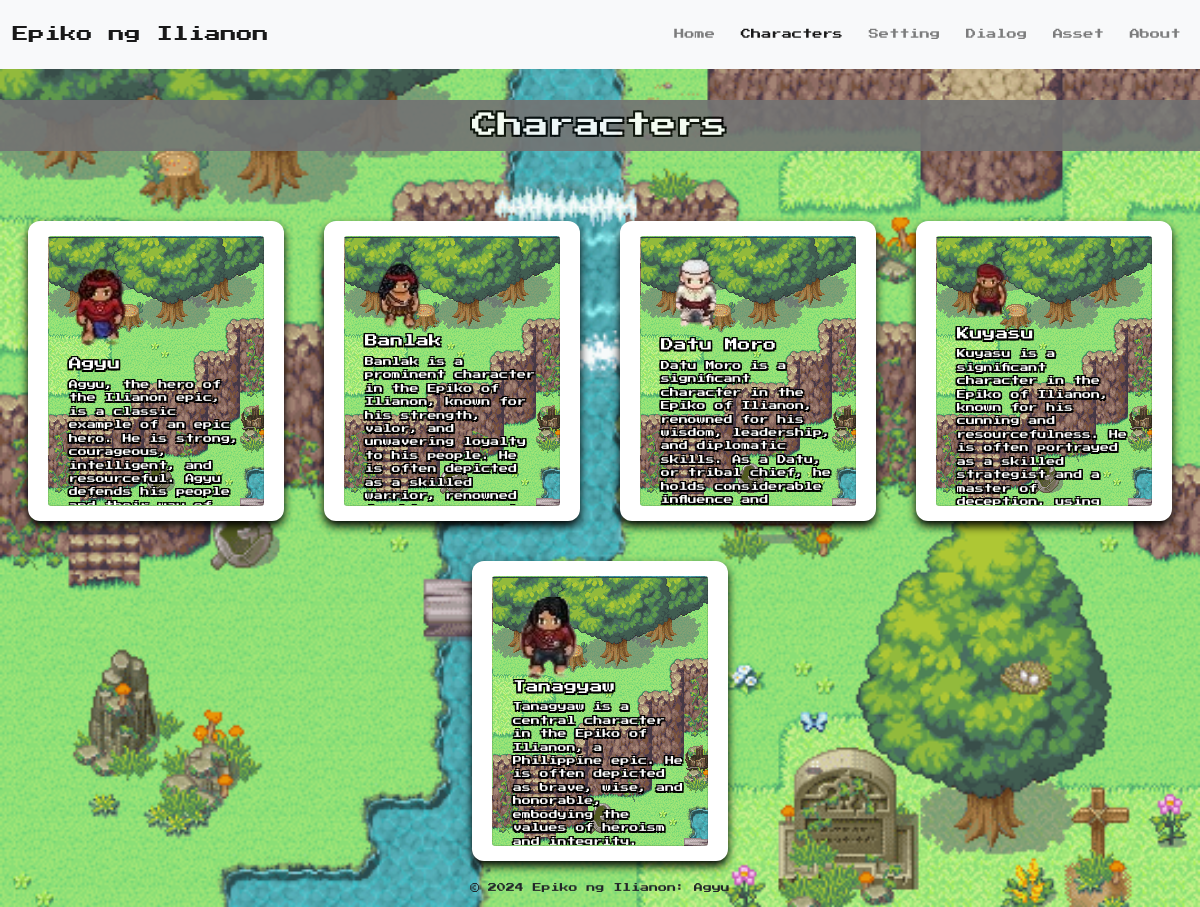
Screenshot of /characters.php with the database file from the repository.
### tables this page shows
CREATE TABLE `characters` (
  `id` int(11) NOT NULL,
  `name` varchar(100) NOT NULL,
  `description` text NOT NULL,
  `image` varchar(255) NOT NULL
);

### classes/config.php (called while the page is built, shortened)
<?php
class Database {
    private $connection;
    public function __construct() {
        $this->connection = new mysqli(DB_SERVER, DB_USERNAME, DB_PASSWORD, DB_NAME);
    }
    public function getConnection() {
        return $this->connection;
    }
}
?>

### classes/Character.php (called while the page is built, shortened)
<?php
require_once 'config.php';
class Character {
    private $db;
    public function __construct($id = null) {
        $this->db = (new Database())->getConnection();
    }
    public function getAll() {
        $sql = "SELECT * FROM characters";
        $result = $this->db->query($sql);
        return $result->fetch_all(MYSQLI_ASSOC);
    }
}

### characters.php (the view, shortened to what this page needs)
<?php
require_once 'classes/Character.php';
$character = new Character();
$characters = $character->getAll();
?>
<!DOCTYPE html>
<html lang="en">
<head>
    <link rel="stylesheet" href="assets/css/styles.css">
    <link rel="stylesheet" href="https://stackpath.bootstrapcdn.com/bootstrap/4.5.2/css/bootstrap.min.css">
</head>
<body>
    <header>
        <nav class="navbar navbar-expand-lg navbar-light bg-light">
            <a class="navbar-brand" href="#">Epiko ng Ilianon</a>
            <div class="collapse navbar-collapse" id="navbarNav">
                <ul class="navbar-nav ml-auto">
                    <li class="nav-item">
                        <a class="nav-link mr-3" href="index.php">Home</a>
                    </li>
                    <li class="nav-item active">
                        <a class="nav-link mr-3" href="characters.php">Characters</a>
                    </li>
                    <li class="nav-item">
                        <a class="nav-link mr-3" href="settings.php">Setting</a>
                    </li>
                    <li class="nav-item">
                        <a class="nav-link mr-3" href="dialogs.php">Dialog</a>
                    </li>
                    <li class="nav-item">
                        <a class="nav-link mr-3" href="assets.php">Asset</a>
                    </li>
                    <li class="nav-item">
                        <a class="nav-link" href="about.php">About</a>
                    </li>
                </ul>
            </div>
        </nav>
    </header>
    <main>
        <h2 class="title-char">Characters</h2>
        <div class="parent-card">
            <?php
            $id = 1;
            foreach ($characters as $char): ?>
                <div class="sub-card">
                    <div class="card">
                        <a href="character_specific/character_<?php echo $id ?>.php">
                            <img class="char-face" src="assets/images/<?php echo $char['image']; ?>"
                                alt="<?php echo $char['name']; ?>">
                        </a>
                        <h3 class="charname"><?php echo $char['name']; ?></h3>
                        <p><?php echo $char['description']; ?></p>
                    </div>
                </div>
                <?php
                $id++;
            endforeach; ?>
        </div>
    </main>
    <footer>
        <p>&copy; 2024 Epiko ng Ilianon: Agyu</p>
    </footer>
</body>
</html>

### assets/css/styles.css (style rules this page uses)
* { margin: 0; padding: 0; box-sizing: border-box; }
body, h2, h3, p { font-family: 'Press Start 2P', cursive; font-size: 0.7rem; }
.charname { font-size: 1rem; }
* { font-family: 'Press Start 2P', cursive; font-size: 0.8rem; }
header { line-height: 3; }
footer { text-align: center; }
header { position: fixed; width: 100%; top: 0; left: 0; z-index: 1000; }
.card { background: url(../images/background.gif); background-color: rgb(255, 255, 255); width: 226px; padding: 20px; height: 270px; overflow-y: auto; border: none; color: #ffffff; text-shadow: -0.5px -0.5px 0 #000, 0.5px -0.5px 0 #000, -0.5px 0.5px 0 #000, 0.5px 0.5px 0 #000, -1px -1px 0 #000, 1px -1px 0 #000, -1px 1px 0 #000, 1px 1px 0 #000, -1.5px -1.5px 0 #000, 1.5px -1.5px 0 #000, -1.5px 1.5px 0 #000, 1.5px 1.5px 0 #000; }
.parent-card { margin-top: 50px; display: flex; justify-content: center; align-items: center; flex-wrap: wrap; }
.card { scrollbar-width: thin; scrollbar-color: rgba(0, 0, 0, 0.2) transparent; }
.sub-card { background-color: rgb(255, 255, 255); box-shadow: 0 5px 10px #000; width: 256px; padding: 20px; height: 300px; margin: 20px; border-radius: 12px; transition: scale 0.5s ease-in-out; display: flex; justify-content: center; align-items: center; }
.char-face { width: 70px; }
.title-char { text-align: center; opacity: 0.9; background-color: #737373; padding: 10px; color: #ffffff; text-shadow: -1px -1px 0 #000, 1px -1px 0 #000, -1px 1px 0 #000, 1px 1px 0 #000, -2px -2px 0 #000, 2px -2px 0 #000, -2px 2px 0 #000, 2px 2px 0 #000; }

### characters.php (style rules this page uses)
body { background-image: url(assets/images/background.gif); background-repeat: no-repeat; background-size: cover; }
.title-char { margin-top: 100px; }

### rows the page displays
characters: image (picture), name "Agyu", description "Agyu, the hero of the Ilianon epic, is a classic example of an epic hero. He is strong, courageous, intelligent, and resourceful. Agyu defends his people…"
characters: image (picture), name "Banlak", description "Banlak is a prominent character in the Epiko of Ilianon, known for his strength, valor, and unwavering loyalty to his people. He is often depicted as a skilled warrior, renowned…"
characters: image (picture), name "Datu Moro", description "Datu Moro is a significant character in the Epiko of Ilianon, renowned for his wisdom, leadership, and diplomatic skills. As a Datu, or tribal chief, he holds considerable influence and…"
characters: image (picture), name "Kuyasu", description "Kuyasu is a significant character in the Epiko of Ilianon, known for his cunning and resourcefulness. He is often portrayed as a skilled strategist and a master of deception, using…"
characters: image (picture), name "Tanagyaw", description "Tanagyaw is a central character in the Epiko of Ilianon, a Philippine epic. He is often depicted as brave, wise, and honorable, embodying the values of heroism and integrity.…"
